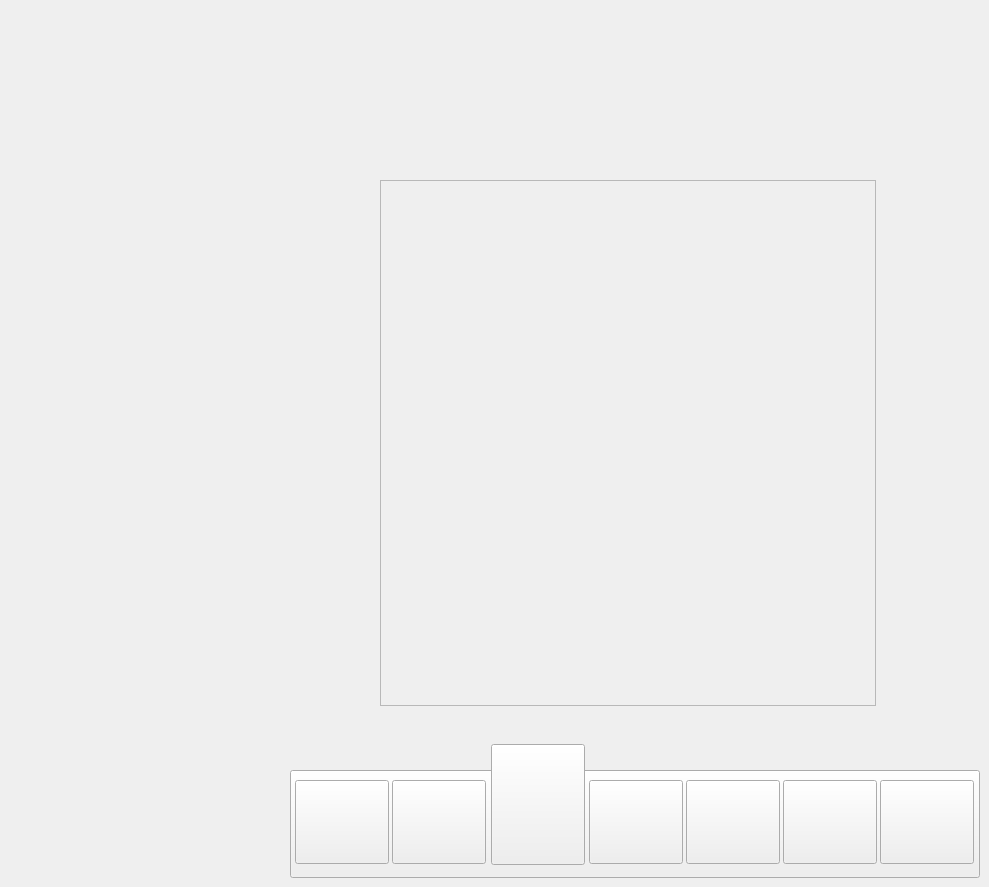
     <widget class="QWidget" name="NULL_4">
      <widget class="QPushButton" name="RS_RS06">
       <property name="geometry">
        <rect>
         <x>491</x>
         <y>744</y>
         <width>94</width>
         <height>121</height>
        </rect>
       </property>
       <property name="styleSheet">
        <string notr="true">border-image: url(:/PNG/34t.png);</string>
       </property>
       <property name="text">
        <string/>
       </property>
      </widget>
      <widget class="QPushButton" name="SolidBG_6">
       <property name="geometry">
        <rect>
         <x>290</x>
         <y>770</y>
         <width>690</width>
         <height>108</height>
        </rect>
       </property>
       <property name="styleSheet">
        <string notr="true">border-image: url(:/PNG/Asset 2.png);</string>
       </property>
       <property name="text">
        <string/>
       </property>
      </widget>
      <widget class="QPushButton" name="ES_RS06">
       <property name="geometry">
        <rect>
         <x>783</x>
         <y>780</y>
         <width>94</width>
         <height>84</height>
        </rect>
       </property>
       <property name="styleSheet">
        <string notr="true">border-image: url(:/PNG/Asset 12.png);</string>
       </property>
       <property name="text">
        <string/>
       </property>
      </widget>
      <widget class="QPushButton" name="OS_RS06">
       <property name="geometry">
        <rect>
         <x>295</x>
         <y>780</y>
         <width>94</width>
         <height>84</height>
        </rect>
       </property>
       <property name="styleSheet">
        <string notr="true">border-image: url(:/PNG/Asset 7.png);</string>
       </property>
       <property name="text">
        <string/>
       </property>
      </widget>
      <widget class="QPushButton" name="NS_RS06">
       <property name="geometry">
        <rect>
         <x>686</x>
         <y>780</y>
         <width>94</width>
         <height>84</height>
        </rect>
       </property>
       <property name="styleSheet">
        <string notr="true">border-image: url(:/PNG/Asset 11.png);</string>
       </property>
       <property name="text">
        <string/>
       </property>
      </widget>
      <widget class="QPushButton" name="SS_RS06">
       <property name="geometry">
        <rect>
         <x>880</x>
         <y>780</y>
         <width>94</width>
         <height>84</height>
        </rect>
       </property>
       <property name="styleSheet">
        <string notr="true">border-image: url(:/PNG/Asset 13.png);</string>
       </property>
       <property name="text">
        <string/>
       </property>
      </widget>
      <widget class="QPushButton" name="M_RS06">
       <property name="geometry">
        <rect>
         <x>589</x>
         <y>780</y>
         <width>94</width>
         <height>84</height>
        </rect>
       </property>
       <property name="styleSheet">
        <string notr="true">border-image: url(:/PNG/Asset 10.png);</string>
       </property>
       <property name="text">
        <string/>
       </property>
      </widget>
      <widget class="QPushButton" name="DS_RS06">
       <property name="geometry">
        <rect>
         <x>392</x>
         <y>780</y>
         <width>94</width>
         <height>84</height>
        </rect>
       </property>
       <property name="styleSheet">
        <string notr="true">border-image: url(:/PNG/Asset 8.png);</string>
       </property>
       <property name="text">
        <string/>
       </property>
      </widget>
      <widget class="QFrame" name="frame_77">
       <property name="geometry">
        <rect>
         <x>380</x>
         <y>180</y>
         <width>496</width>
         <height>526</height>
        </rect>
       </property>
       <property name="styleSheet">
        <string notr="true">border-image: url(:/PNG/Asset 28.png);</string>
       </property>
       <property name="frameShape">
        <enum>QFrame::Shape::StyledPanel</enum>
       </property>
       <property name="frameShadow">
        <enum>QFrame::Shadow::Raised</enum>
       </property>
      </widget>
      <zorder>SolidBG_6</zorder>
      <zorder>RS_RS06</zorder>
      <zorder>ES_RS06</zorder>
      <zorder>OS_RS06</zorder>
      <zorder>NS_RS06</zorder>
      <zorder>SS_RS06</zorder>
      <zorder>M_RS06</zorder>
      <zorder>DS_RS06</zorder>
      <zorder>frame_77</zorder>
     </widget>
